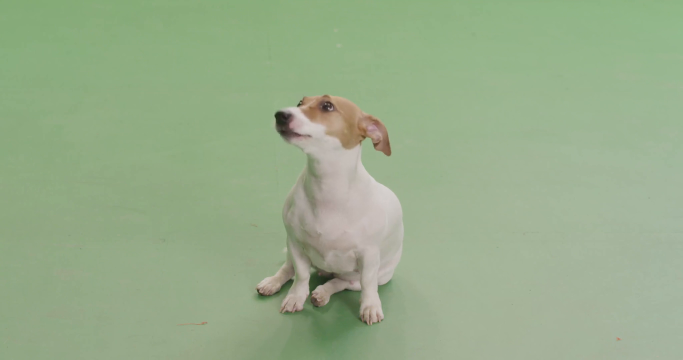
#> input picture frame 82 of extra_projects/green_screen/test_1.mp4, 1366 x 720 px (shown at 1/2 size)
$ jupyter execute Untitled.ipynb
#> lines starting #> are read from the running program, lines starting #| are printed output that depends on the picture; after the words box and inside, x2 and y2 are one past the last pixel; in counts of white or black regions, pixels touching at a corner belong together
[cell 1]
import cv2

# open the video
video = cv2.VideoCapture('test_1.mp4')


_, frame = video.read()
#> frame is the input picture: shape (720, 1366, 3); mean B, G, R 138.5, 172.2, 151.6
h,w = frame.shape[0:2]
#> h = 720; w = 1366

fourcc = cv2.VideoWriter_fourcc(*'MJPG')
writer = cv2.VideoWriter('output.avi', fourcc, 30.0, (w,  h))

background = cv2.imread('background.jpg')
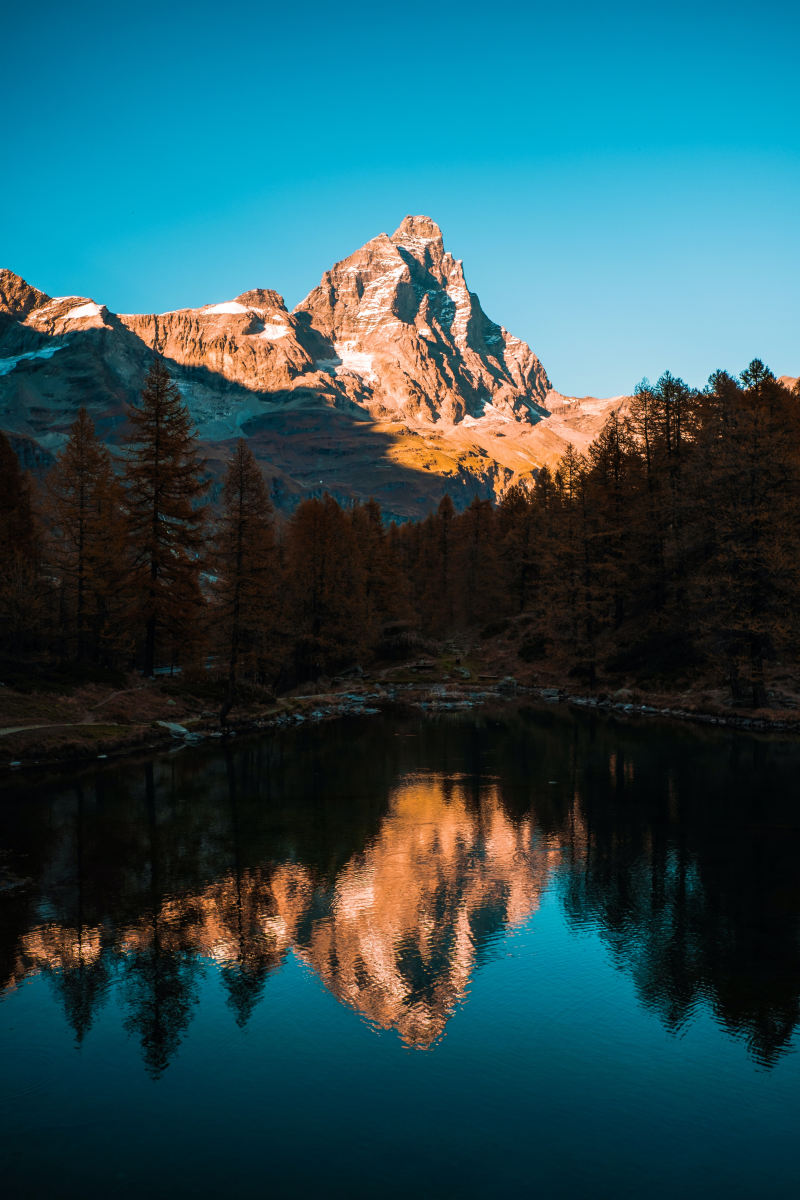
#> input picture extra_projects/green_screen/background.jpg, 4000 x 6000 px (shown at 1/5 size)
#> background is the input picture: shape (6000, 4000, 3); mean B, G, R 86.7, 79.8, 40.6
background = cv2.resize(background,(w,h),None,None,None,cv2.INTER_LANCZOS4)
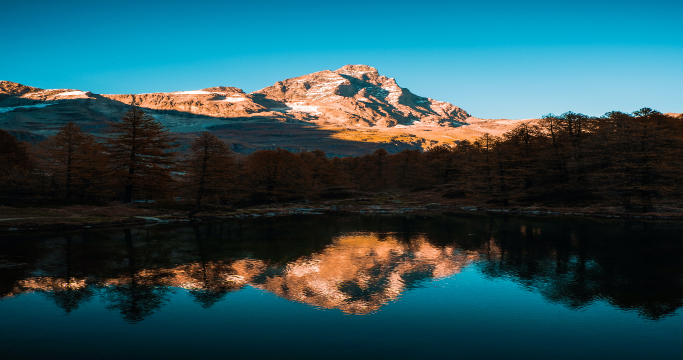
#> background: shape (720, 1366, 3) (shown at 1/2 size); mean B, G, R 86.7, 79.8, 40.6

# Exit on error
if not video.isOpened():
    print('Error reading the video')
    exit()

while True:
    ok, frame = video.read()
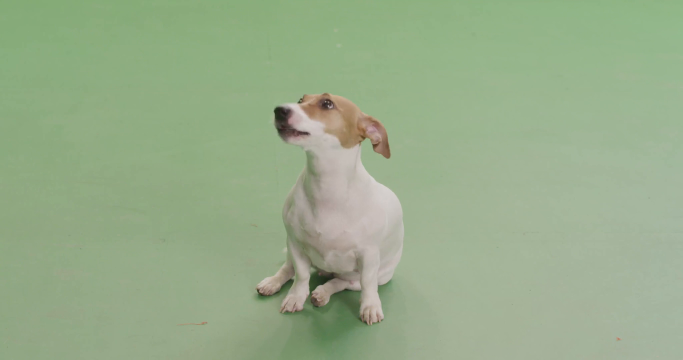
#> input picture frame 83 of extra_projects/green_screen/test_1.mp4, 1366 x 720 px (shown at 1/2 size)
#> frame is the input picture: shape (720, 1366, 3); mean B, G, R 138.4, 172.2, 151.5
    # Exit when there are not frames to read, or on error
    if not ok:
        print('End of video')
        exit()

    # split the the B, G and R channels
    b, g, r = cv2.split(frame)
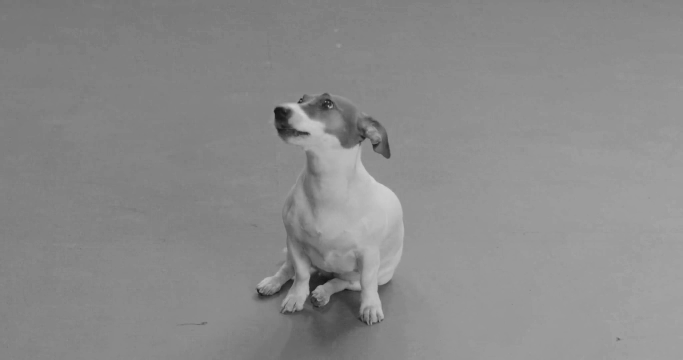
#> b: shape (720, 1366) (shown at 1/2 size); min 9, max 210, mean 138.4
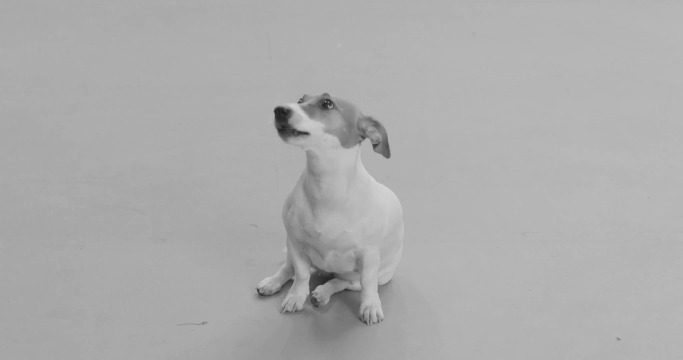
#> g: shape (720, 1366) (shown at 1/2 size); min 27, max 216, mean 172.2
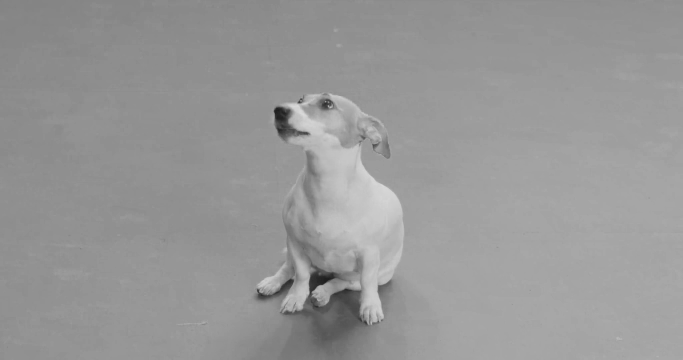
#> r: shape (720, 1366) (shown at 1/2 size); min 21, max 219, mean 151.5

    # Since the video is a green screen makes sense to use the green channel as the one to threshold for the mask
    _, th = cv2.threshold(g, 200, 255, cv2.THRESH_BINARY_INV)
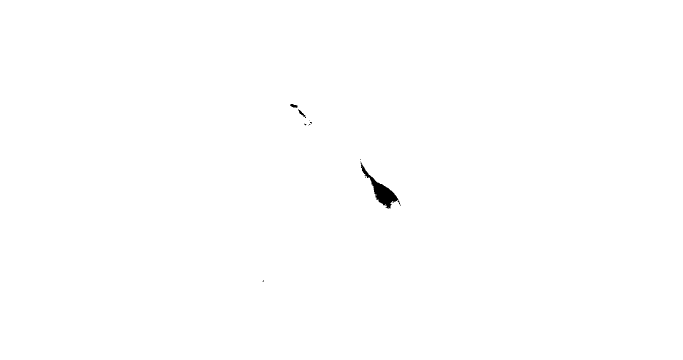
#> th: shape (720, 1366) (shown at 1/2 size); 99.8% white; 12 black regions (9 under 20 px), largest, box (x1, y1, x2, y2) and area: (721, 325, 801, 417) 1759, (580, 208, 595, 216) 73, (597, 218, 611, 234) 69

    # make a new copy of the background resized image
    bg = background.copy()

    # if the pixel on threshold is background then make it white
    frame[th == 0]  = 255
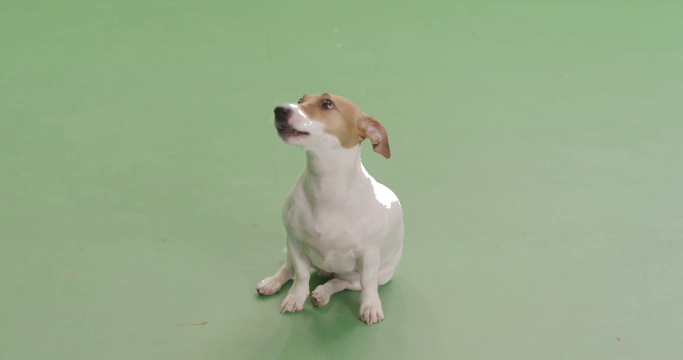
#> frame: shape (720, 1366, 3) (shown at 1/2 size); 0.2% of pixels changed, all inside (x1, y1, x2, y2) = (525, 208, 801, 563)

    # if the pixel on threshold is not background then make it black
    bg[th !=0] = 255

    # combine both images into frame
    frame = cv2.bitwise_and(bg,frame)

    # Write frame to video file (output.avi)
    writer.write(frame)

    # show frames
    cv2.imshow('b',b)
    cv2.imshow('g',g)
    cv2.imshow('r',r)
    cv2.imshow('threshold',th)
    cv2.imshow('frame', frame)


    # Wait 30 miliseconds per frame to display the video with normal speed
    k = cv2.waitKey(30)
#> (key Esc is pressed here)

# Destroy all windows and release video capture and writer instances
cv2.destroyAllWindows()
cv2.waitKey(1)
writer.release()
video.release()

$ run again, starting later in the video
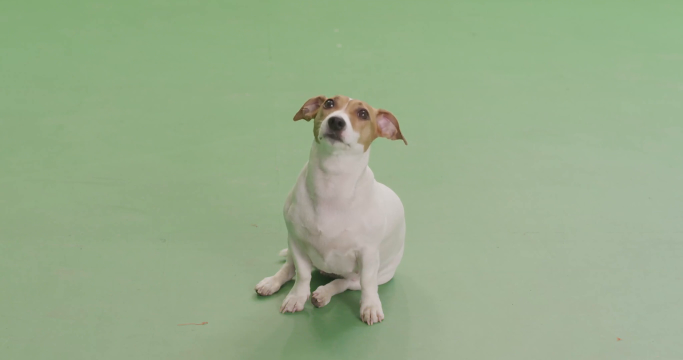
#> input picture frame 370 of extra_projects/green_screen/test_1.mp4, 1366 x 720 px (shown at 1/2 size)
#> frame is the input picture: shape (720, 1366, 3); mean B, G, R 138.5, 172.3, 151.4
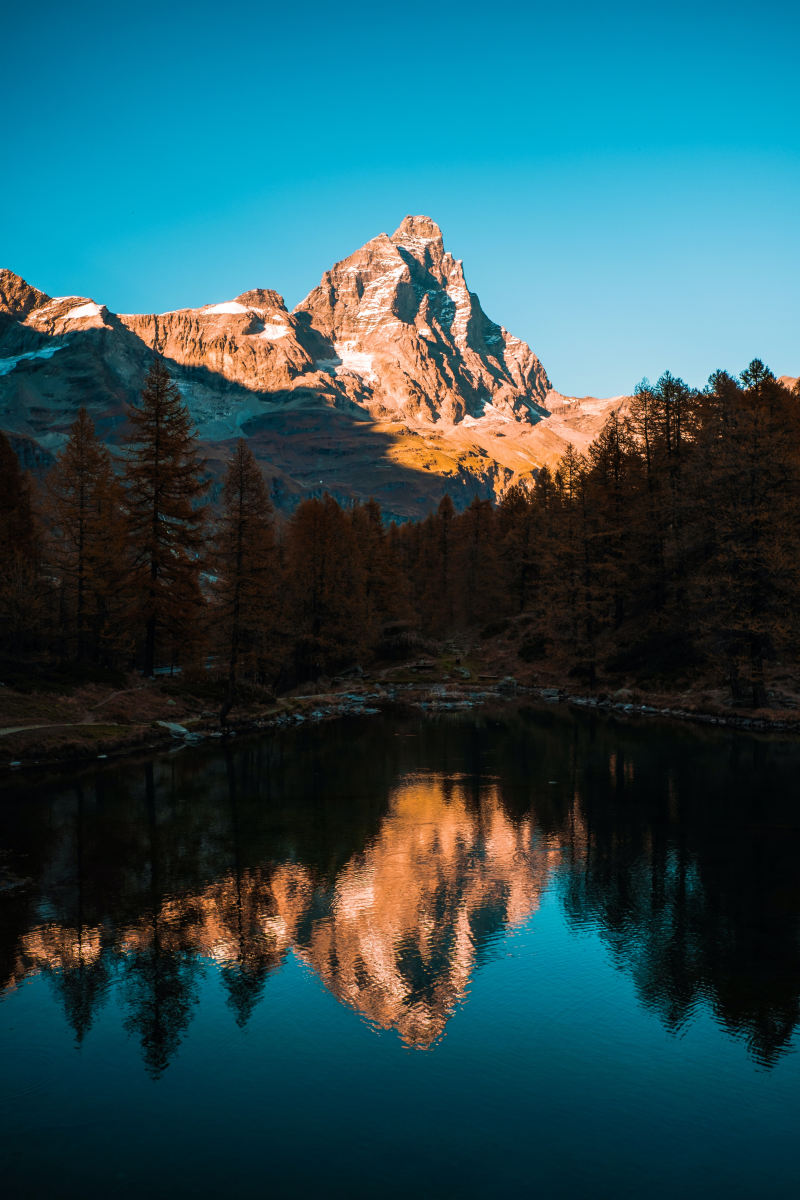
#> input picture extra_projects/green_screen/background.jpg, 4000 x 6000 px (shown at 1/5 size)
#> background is the input picture: shape (6000, 4000, 3); mean B, G, R 86.7, 79.8, 40.6
#> background: shape (720, 1366, 3)
#> th: shape (720, 1366); 99.8% white; 14 black regions (11 under 20 px), largest, box (x1, y1, x2, y2) and area: (748, 357, 801, 417) 1574, (664, 218, 701, 246) 237, (735, 331, 748, 354) 86
#> `frame[th == 0]  = 255`:
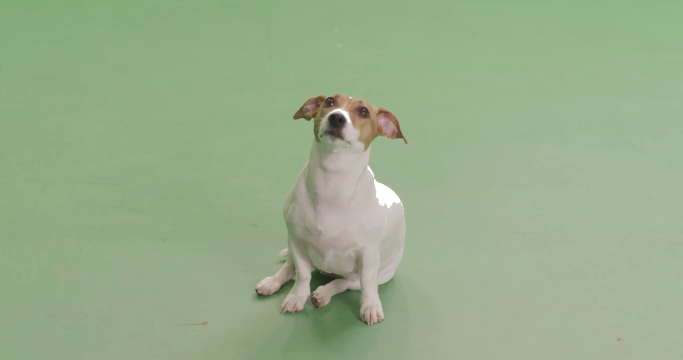
#> frame: shape (720, 1366, 3) (shown at 1/2 size); mean B, G, R 138.6, 172.4, 151.5

$ run again, starting later in the video
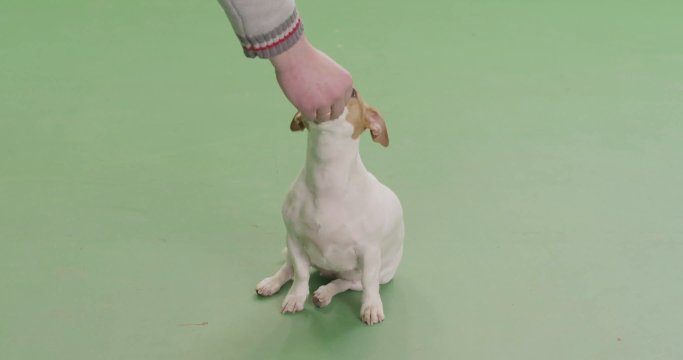
#> input picture frame 658 of extra_projects/green_screen/test_1.mp4, 1366 x 720 px (shown at 1/2 size)
#> frame is the input picture: shape (720, 1366, 3); mean B, G, R 138.5, 171.1, 151.8
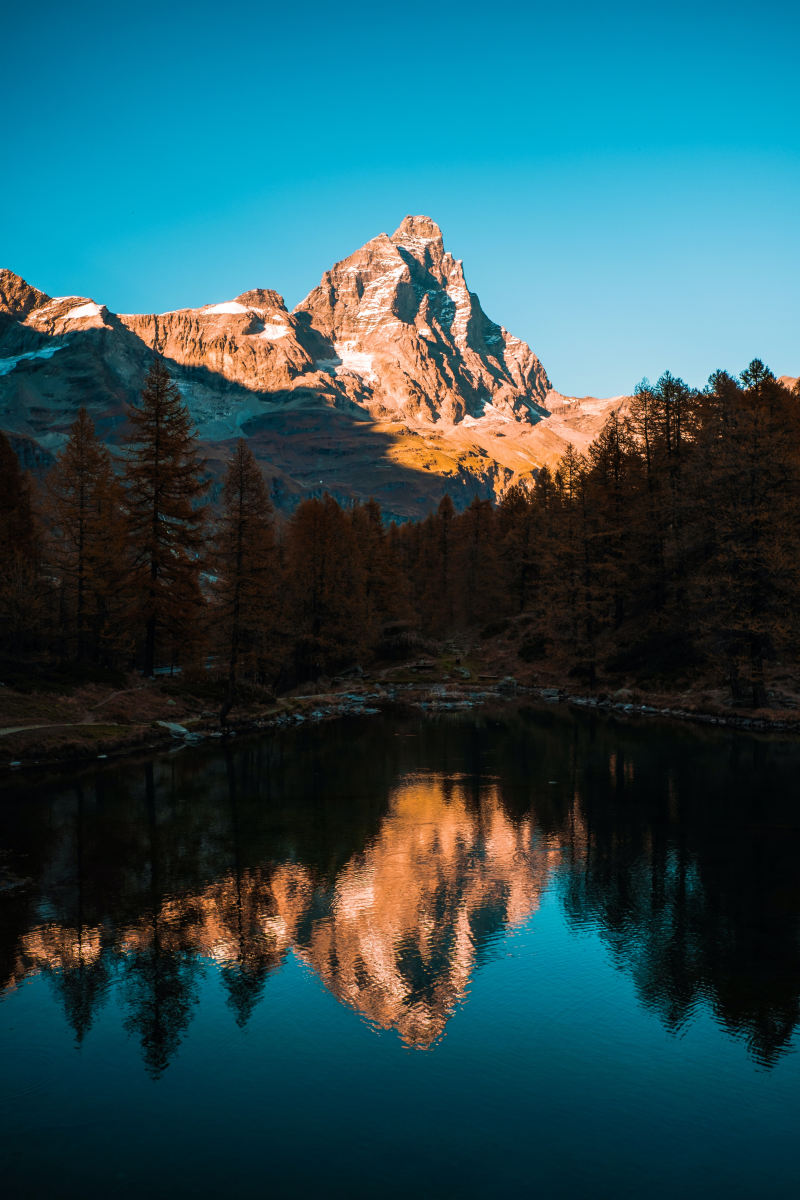
#> input picture extra_projects/green_screen/background.jpg, 4000 x 6000 px (shown at 1/5 size)
#> background is the input picture: shape (6000, 4000, 3); mean B, G, R 86.7, 79.8, 40.6
#> background: shape (720, 1366, 3)
#> th: shape (720, 1366); 99.8% white; 6 black regions (5 under 20 px), largest, box (x1, y1, x2, y2) and area: (719, 319, 801, 417) 1844
#> `frame[th == 0]  = 255`:
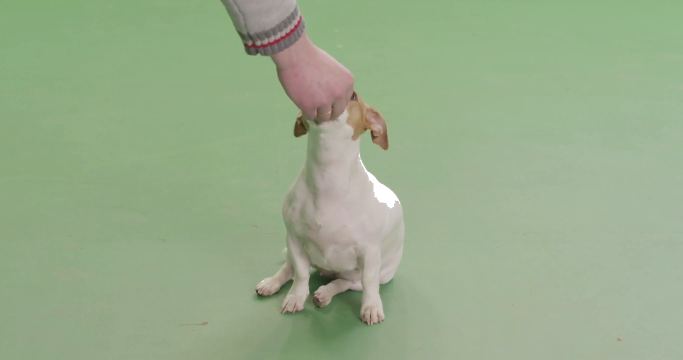
#> frame: shape (720, 1366, 3) (shown at 1/2 size); mean B, G, R 138.6, 171.2, 151.8
